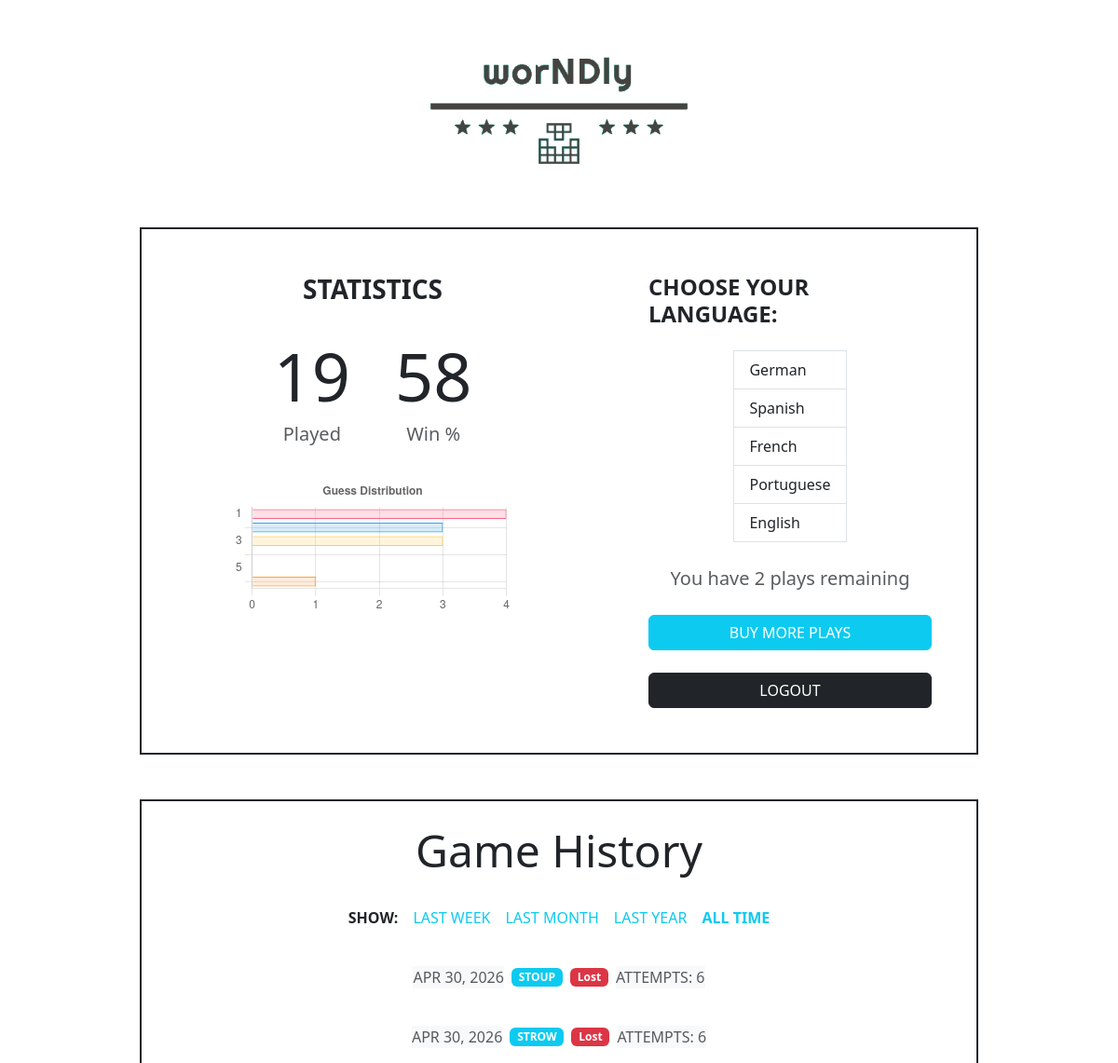
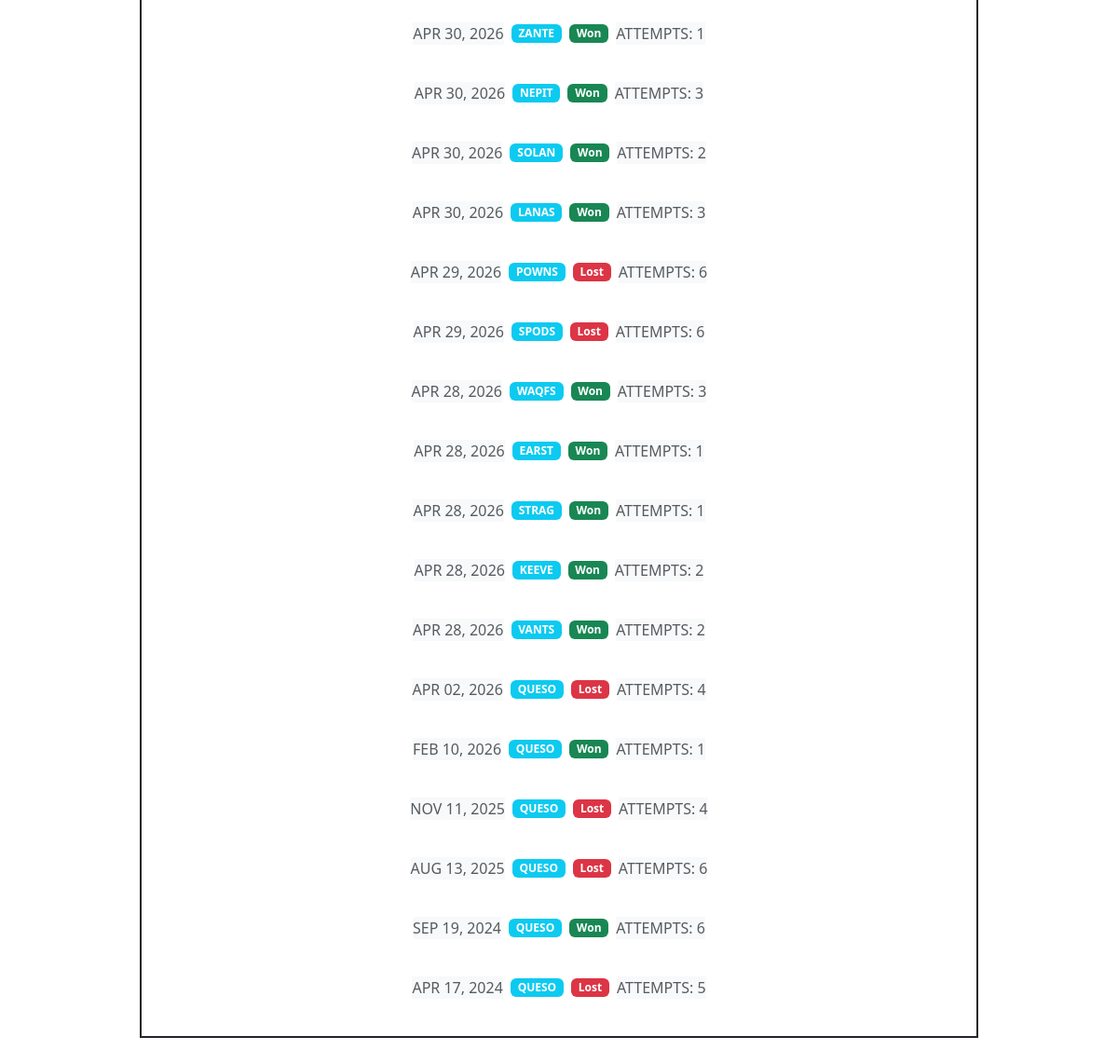
The page /game/select/ (signed in) on the database its author committed (2 pictures, top to bottom).
### game/models.py (models this page shows, shortened)
class GameSession(models.Model):
    LANGUAGE_CHOICES = [
        ('en', 'English'),
        ('es', 'Spanish'),
        ('fr', 'French'),
        ('de', 'German'),
        ('pt', 'Portuguese'),
    ]
    STATUS_CHOICES = [
        ('active', 'Active'),
        ('won', 'Won'),
        ('lost', 'Lost'),
    ]
    user = models.ForeignKey(User, on_delete=models.CASCADE)
    language = models.CharField(max_length=2, choices=LANGUAGE_CHOICES)
    target_word = models.CharField(max_length=5)
    status = models.CharField(max_length=10, choices=STATUS_CHOICES, default='active')
    attempts_used = models.IntegerField(default=0)
    created_at = models.DateTimeField(auto_now_add=True)
    completed_at = models.DateTimeField(null=True, blank=True)
    is_paid = models.BooleanField(default=False)

### game/views.py (the view)
# urls.py: path('game/select/', game_views.language_select, name='language_select'),
@login_required
def language_select(request):
    bank = get_play_bank(request.user)
    now = timezone.now()
    period = request.GET.get('period', 'all')
    all_games = GameSession.objects.filter(user=request.user, status__in=['won', 'lost'])
    total_played = all_games.count()
    total_won    = all_games.filter(status='won').count()
    win_rate     = round((total_won / total_played * 100)) if total_played else 0
    attempt_dist_qs = (
        all_games
        .filter(status='won')
        .values('attempts_used')
        .annotate(total=Count('attempts_used'))
        .order_by()
    )
    attempt_dict = {row['attempts_used']: row['total'] for row in attempt_dist_qs}
    attempt_dist_list = [attempt_dict.get(i, 0) for i in range(1, 7)]
    completed_games = all_games
    if period == 'week':
        completed_games = completed_games.filter(completed_at__gte=now - timedelta(weeks=1))
    elif period == 'month':
        completed_games = completed_games.filter(completed_at__gte=now - timedelta(days=30))
    elif period == 'year':
        completed_games = completed_games.filter(completed_at__gte=now - timedelta(days=365))
    completed_games = completed_games.order_by('-completed_at')
    plays = []
    for game in completed_games:
        plays.append({
            'word':     game.target_word,
            'date':     game.completed_at.strftime('%b %d, %Y') if game.completed_at else '—',
            'passed':   game.status == 'won',
            'attempts': game.attempts_used,
        })
    return render(request, 'game/language_select.html', {
        'language_info': LANGUAGE_INFO,
        'free_remaining': bank.plays_remaining,
        'max_free': MAX_FREE_GAMES_PER_DAY,
        'can_play': bank.plays_remaining > 0,
        'period': period,
        'total_played': total_played,
        'total_won': total_won,
        'win_rate': win_rate,
        'attempt_dist_json': json.dumps(attempt_dist_list),
        'plays': plays,
        'plays_json': json.dumps(plays),
    })

### game/views.py (called while the page is built)
def get_play_bank(user):
    today = date.today()
    bank, created = UserPlayBank.objects.get_or_create(
        user=user,
        defaults={'plays_remaining': MAX_FREE_GAMES_PER_DAY, 'last_reset': today}
    )
    if not created and bank.last_reset < today:
        if bank.plays_remaining < MAX_FREE_GAMES_PER_DAY:
            bank.plays_remaining = MAX_FREE_GAMES_PER_DAY
        bank.last_reset = today
        bank.save()
    return bank

### game/templates/game/language_select.html (shortened to what this page needs)
{% extends "base.html" %}
{% block content %}
<div class="d-flex flex-row justify-content-center border border-2 border-dark p-4 gap-5 w-75 mx-auto mt-4">
    <div class="d-flex flex-column p-4 w-40 gap-4">
        <h3 class="text-uppercase fw-bold">Statistics</h3>
        <div class="d-flex flex-row gap-5">
            <div class="d-flex flex-column">
                <h1 class="display-2">{{ total_played }}</h1>
                <h5 class="text-center text-muted">Played</h5>
            </div>
            <div class="d-flex flex-column">
                <h1 class="display-2">{{ win_rate }}</h1>
                <h5 class="text-center text-muted">Win %</h5>
            </div>
        </div>
        <div style="width:400px;">
            <canvas id="distributionChart"></canvas>
        </div>
    </div>
    <div class="d-flex flex-column p-4 w-40 gap-4">
        {% if can_play %}
            <div class="list-group gap-3">
                <h4 class="text-uppercase fw-bold">Choose your language:</h4>
                <div>
                    {% for code, info in language_info.items %}
                        <a class="list-group-item list-group-item-action" href="{% url 'start_game' code %}">
                            <span>{{ info.label }}</span>
                        </a>
                    {% endfor %}
                </div>
            </div>
        {% else %}
            <div>
                <h5>Daily limit reached</h5>
            </div>
        {% endif %}
        <div>
            <span class="text-muted text-center fs-5">
                You have {{ free_remaining }} plays remaining
            </span>
        </div>
        <a href="{% url 'tokens' %}" class="btn btn-info text-white text-uppercase text-decoration-none w-100">Buy More Plays</a>
        <form method="post" action="{% url 'logout' %}" class="w-100">
            <button type="submit" class="btn btn-dark text-white text-uppercase w-100">Logout</button>
        </form>
    </div>
</div>
<div class="d-flex flex-column mt-6 border border-2 border-dark p-4 w-75 gap-4 mx-auto mb-5" style="margin-top: 3rem;">
    <h3 class="display-5 text-center">Game History</h3>
    <ul class="nav nav-pills gap-3 mb-3">
        <span class="text-uppercase fw-bold">Show:</span>
        <a href="?period=week"  class="text-info text-decoration-none text-uppercase {% if period == 'week'  %}fw-bold{% endif %}">Last week</a>
        <a href="?period=month" class="text-info text-decoration-none text-uppercase {% if period == 'month' %}fw-bold{% endif %}">Last month</a>
        <a href="?period=year"  class="text-info text-decoration-none text-uppercase {% if period == 'year'  %}fw-bold{% endif %}">Last year</a>
        <a href="?period=all"   class="text-info text-decoration-none text-uppercase {% if period == 'all' or not period %}fw-bold{% endif %}">All time</a>
    </ul>
    {% for entry in plays %}
        <ul class="list-unstyled d-flex flex-row gap-2 align-items-center">
            <span class="text-muted text-bg-light text-uppercase">{{ entry.date }}</span>
            <span class="badge bg-info text-white text-uppercase">{{ entry.word }}</span>
            {% if entry.passed %}
                <span class="badge bg-success">Won</span>
            {% else %}
                <span class="badge bg-danger">Lost</span>
            {% endif %}
            <span class="text-muted text-bg-light text-uppercase">Attempts: {{ entry.attempts }}</span>
        </ul>
    {% empty %}
        <p>No games played in this period.</p>
    {% endfor %}
</div>
<script>
    const django_data = {{ attempt_dist_json|safe }}
    let ctx = document.getElementById('distributionChart').getContext('2d');
    let distributionChart = new Chart(ctx, {
        type: 'bar',
        data: {
            labels: ['1', '2', '3', '4', '5', '6'],
            datasets: [{
                label: 'Number of Attempts Distribution',
                data: django_data,
                backgroundColor: [
                    'rgba(255, 99, 132, 0.2)',
                    'rgba(54, 162, 235, 0.2)',
                    'rgba(255, 206, 86, 0.2)',
                    'rgba(75, 192, 192, 0.2)',
                    'rgba(153, 102, 255, 0.2)',
                    'rgba(255, 159, 64, 0.2)'
                ],
                borderColor: [
                    'rgba(255, 99, 132, 1)',
                    'rgba(54, 162, 235, 1)',
                    'rgba(255, 206, 86, 1)',
                    'rgba(75, 192, 192, 1)',
                    'rgba(153, 102, 255, 1)',
                    'rgba(255, 159, 64, 1)'
                ],
                borderWidth: 1
            }]
        },
        options: {
            indexAxis: 'y',
            plugins: {
                title: {
                    display: true,
                    text: 'Guess Distribution'
                },
                legend: {
                    display: false
                }
            },
            scales: {
                y: {
                    beginAtZero: true
                }
            }
        }
    });
</script>
{% endblock %}

### templates/base.html (shortened to what this page needs)
<!DOCTYPE html>
<html>
<head>
    <link href="https://cdn.jsdelivr.net/npm/bootstrap@5.3.3/dist/css/bootstrap.min.css" rel="stylesheet">
    {% load static %}
    <link rel="stylesheet" href="{% static 'css/style.css' %}">
</head>
<body>
    <div class="text-center" style="overflow: hidden; height: 220px;">
        <img src="{% static 'images/worNDly_logo_transparent.png' %}" alt="worNDly" style="height: 300px; display: block; margin: 0 auto; transform: translateY(-50px);">
    </div>
    {% block content %}
    {% endblock %}
</body>
</html>

### static/css/style.css (style rules this page uses)
* { margin: 0 auto; }

### rows shown on the page
GameSession: word "STOUP"
GameSession: word "STROW"
GameSession: word "ZANTE"
GameSession: word "NEPIT"
GameSession: word "SOLAN"
GameSession: word "LANAS"
GameSession: word "POWNS"
GameSession: word "SPODS"
GameSession: word "WAQFS"
GameSession: word "EARST"
GameSession: word "STRAG"
GameSession: word "KEEVE"
GameSession: word "VANTS"
GameSession: date "APR 02, 2026", word "QUESO", shows "Lost", attempts "4"
GameSession: date "FEB 10, 2026", word "QUESO", shows "Won", attempts "1"
GameSession: date "NOV 11, 2025", word "QUESO", shows "Lost", attempts "4"
GameSession: date "AUG 13, 2025", word "QUESO", shows "Lost", attempts "6"
GameSession: date "SEP 19, 2024", word "QUESO", shows "Won", attempts "6"
GameSession: date "APR 17, 2024", word "QUESO", shows "Lost", attempts "5"

### other values the page prints
{{ total_played }} "19"
{{ win_rate }} "58"
{{ info.label }} "German" "Spanish" "French" "Portuguese" "English"
{{ free_remaining }} "2"
{{ entry.date }} "APR 30, 2026" "APR 30, 2026" "APR 30, 2026" "APR 30, 2026" "APR 30, 2026" "APR 30, 2026" "APR 29, 2026" "APR 29, 2026" "APR 28, 2026" "APR 28, 2026" "APR 28, 2026" "APR 28, 2026" "APR 28, 2026"
{{ entry.attempts }} "6" "6" "1" "3" "2" "3" "6" "6" "3" "1" "1" "2" "2"
chart data {{ attempt_dist_json|safe }} [4, 3, 3, 0, 0, 1]
